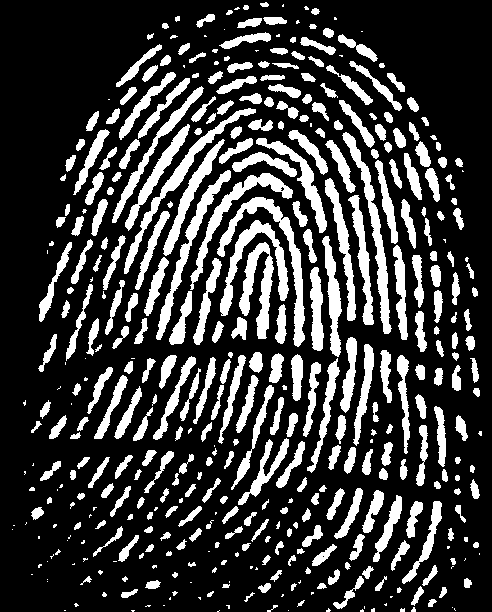
#> input picture section_5/img/bin.png, 492 x 612 px, found by its file name
$ python sk_thin.py
#> lines starting #> are read from the running program, lines starting #| are printed output that depends on the picture; after the words box and inside, x2 and y2 are one past the last pixel; in counts of white or black regions, pixels touching at a corner belong together
#> `img = cv2.imread("bin.png", 0)`: img: shape (612, 492); 23.4% white; 432 white regions (105 under 20 px), largest, box (x1, y1, x2, y2) and area: (217, 197, 305, 347) 1976, (342, 132, 392, 334) 1732, (124, 108, 256, 274) 1628
"""
@leofansq
https://github.com/leofansq
"""
import cv2
import numpy as np

from basic_function import dilate

def thinning(img, K):
    """
    细化运算实体
    Parameters:
        img: 待细化图像
        K: 结构子序列
    Return:
        细化后结果图像
    """
    # 归一
    img_result = img/255
    # 初始化用于保存上一次结果的矩阵
    img_old = 1 - img_result

    # 循环细化.直至图像保持不变
    while np.sum(img_result-img_old):
        img_old = img_result
        for i in K:
            # 基于卷积结果的击中击不中
            img_temp = np.where(cv2.filter2D(img_result.copy(),-1,i,borderType=0)==15, 1, 0)
            img_result = img_result - img_temp
#> this loop made 9 passes
#> pass 2, in thinning, `img_old = img_result`:
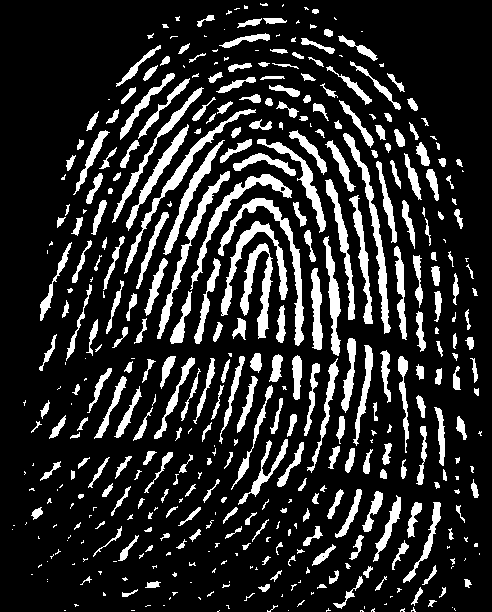
#> img_old: shape (612, 492) float64; values 0 (black) and 1 (white), 17% white; 432 white regions (153 under 20 px), largest, box (x1, y1, x2, y2) and area: (218, 198, 304, 346) 1532, (343, 133, 391, 334) 1335, (124, 109, 256, 274) 1244
#> pass 3, in thinning, `img_old = img_result`:
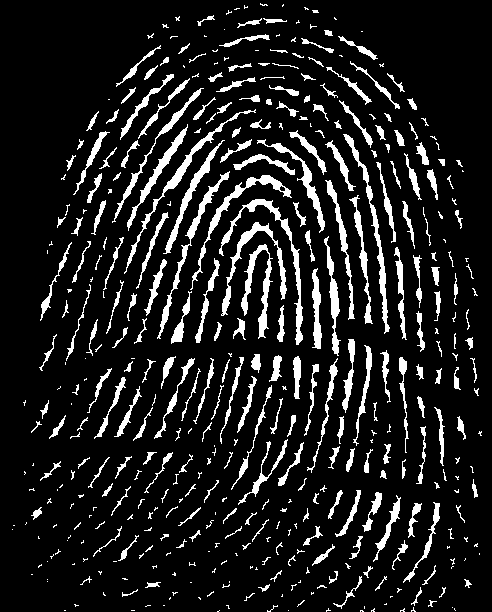
#> img_old: shape (612, 492) float64; values 0 (black) and 1 (white), 11.7% white; 432 white regions (193 under 20 px), largest, box (x1, y1, x2, y2) and area: (219, 199, 303, 345) 1090, (343, 134, 390, 334) 935, (124, 109, 256, 274) 886
#> after the loop:
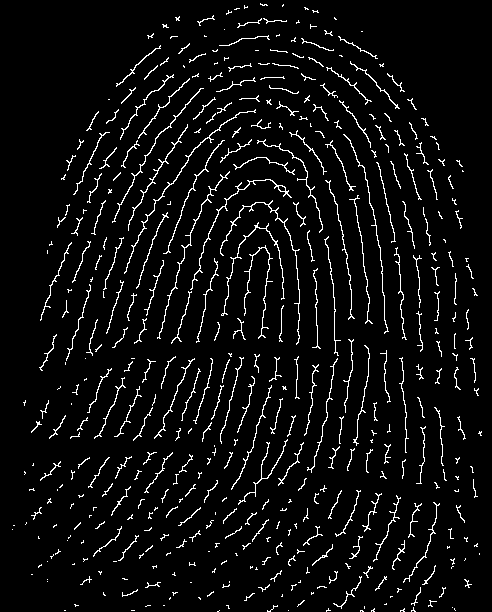
#> img_result: shape (612, 492) float64; values 0 (black) and 1 (white), 5.3% white in thin lines or dots

    img_result *= 255
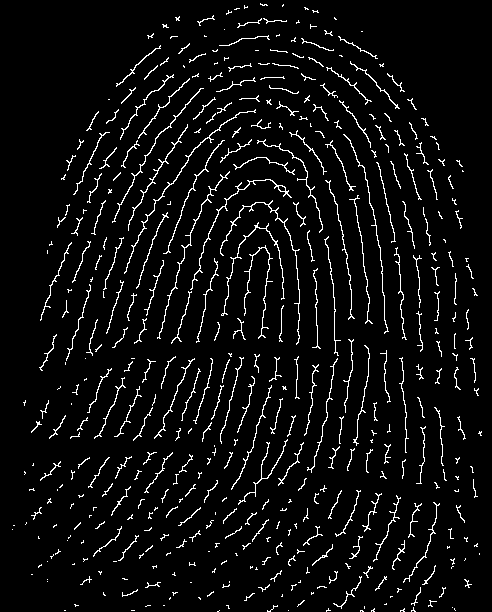
#> img_result: shape (612, 492) float64; 5.3% white in thin lines or dots
    return img_result.astype(np.uint8)
#> returned value: shape (612, 492); 5.3% white in thin lines or dots

def sk_thin(img):
    """
    细化提取骨架
    Parameter:
        img: 待提取图像
    Return:
        提取骨架结果图像
    """
    # 生成8个结构子序列
    k_1 = np.array([[16,16,16],[0,1,0],[2,4,8]], dtype=np.uint8)
    k_2 = np.array([[0,16,16],[1,2,16],[4,8,0]], dtype=np.uint8)
    k_3 = np.array([[1,0,16],[2,4,16],[8,0,16]], dtype=np.uint8)
    k_4 = np.array([[1,2,0],[4,8,16],[0,16,16]], dtype=np.uint8)
    k_5 = np.array([[1,2,4],[0,8,0],[16,16,16]], dtype=np.uint8)
    k_6 = np.array([[0,1,2],[16,4,8],[16,16,0]], dtype=np.uint8)
    k_7 = np.array([[16,0,1],[16,2,4],[16,0,8]], dtype=np.uint8)
    k_8 = np.array([[16,16,0],[16,1,2],[0,4,8]], dtype=np.uint8)

    K = [k_1, k_2, k_3, k_4, k_5, k_6, k_7, k_8]

    # 细化操作
    img_result = thinning(img, K)

    return img_result


if __name__ == "__main__":
    # 测试用图
    # img = 255 - np.zeros((5, 11))
    # img[1:5,9] = img[1:5,10] = img[4,3:5] = 0

    img = cv2.imread("bin.png", 0)
    img_result = sk_thin(img)
    cv2.imwrite("morph_thin.png", img_result)
